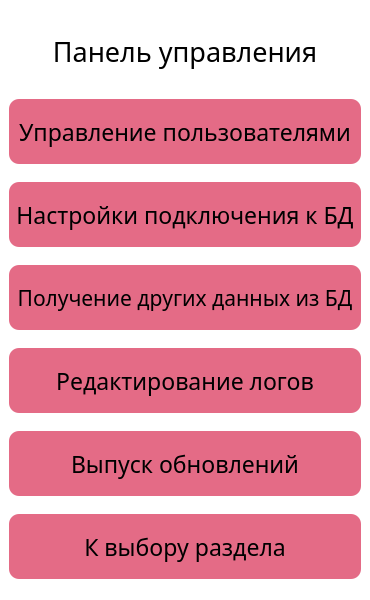
<?xml version="1.0" encoding="UTF-8"?>
<ui version="4.0">
 <class>WindowAuthorization</class>
 <widget class="QMainWindow" name="WindowAuthorization">
  <property name="geometry">
   <rect>
    <x>0</x>
    <y>0</y>
    <width>370</width>
    <height>600</height>
   </rect>
  </property>
  <property name="minimumSize">
   <size>
    <width>370</width>
    <height>600</height>
   </size>
  </property>
  <property name="maximumSize">
   <size>
    <width>370</width>
    <height>600</height>
   </size>
  </property>
  <property name="font">
   <font>
    <family>Trebuchet MS</family>
    <pointsize>14</pointsize>
   </font>
  </property>
  <property name="cursor">
   <cursorShape>ArrowCursor</cursorShape>
  </property>
  <property name="mouseTracking">
   <bool>false</bool>
  </property>
  <property name="tabletTracking">
   <bool>false</bool>
  </property>
  <property name="windowTitle">
   <string>Малина 64</string>
  </property>
  <property name="windowIcon">
   <iconset>
    <normaloff>../images/icon.ico</normaloff>../images/icon.ico</iconset>
  </property>
  <property name="styleSheet">
   <string notr="true">background: #fff</string>
  </property>
  <widget class="QWidget" name="centralwidget">
   <layout class="QVBoxLayout" name="verticalLayout">
    <item>
     <widget class="QLabel" name="label_section">
      <property name="minimumSize">
       <size>
        <width>0</width>
        <height>60</height>
       </size>
      </property>
      <property name="maximumSize">
       <size>
        <width>16777215</width>
        <height>60</height>
       </size>
      </property>
      <property name="font">
       <font>
        <family>Trebuchet MS</family>
        <pointsize>20</pointsize>
       </font>
      </property>
      <property name="text">
       <string>Панель управления</string>
      </property>
      <property name="alignment">
       <set>Qt::AlignCenter</set>
      </property>
     </widget>
    </item>
    <item>
     <widget class="QPushButton" name="btn_control_users">
      <property name="minimumSize">
       <size>
        <width>0</width>
        <height>65</height>
       </size>
      </property>
      <property name="maximumSize">
       <size>
        <width>16777215</width>
        <height>65</height>
       </size>
      </property>
      <property name="font">
       <font>
        <family>Trebuchet MS</family>
        <pointsize>17</pointsize>
        <weight>50</weight>
        <bold>false</bold>
       </font>
      </property>
      <property name="focusPolicy">
       <enum>Qt::StrongFocus</enum>
      </property>
      <property name="styleSheet">
       <string notr="true">QPushButton {
background-color: rgb(228, 107, 134);
border: none;
border-radius: 10px}

QPushButton:hover {
border: 1px solid  rgb(0, 0, 0);
background-color: rgba(228, 107, 134, 0.9)
}

QPushButton:pressed {
border:3px solid  rgb(0, 0, 0);
background-color: rgba(228, 107, 134, 1)
}</string>
      </property>
      <property name="text">
       <string>Управление пользователями</string>
      </property>
      <property name="shortcut">
       <string>Return</string>
      </property>
      <property name="checkable">
       <bool>false</bool>
      </property>
     </widget>
    </item>
    <item>
     <widget class="QPushButton" name="btn_config_DB">
      <property name="minimumSize">
       <size>
        <width>0</width>
        <height>65</height>
       </size>
      </property>
      <property name="maximumSize">
       <size>
        <width>16777215</width>
        <height>65</height>
       </size>
      </property>
      <property name="font">
       <font>
        <family>Trebuchet MS</family>
        <pointsize>17</pointsize>
        <weight>50</weight>
        <bold>false</bold>
       </font>
      </property>
      <property name="focusPolicy">
       <enum>Qt::StrongFocus</enum>
      </property>
      <property name="styleSheet">
       <string notr="true">QPushButton {
background-color: rgb(228, 107, 134);
border: none;
border-radius: 10px}

QPushButton:hover {
border: 1px solid  rgb(0, 0, 0);
background-color: rgba(228, 107, 134, 0.9)
}

QPushButton:pressed {
border:3px solid  rgb(0, 0, 0);
background-color: rgba(228, 107, 134, 1)
}</string>
      </property>
      <property name="text">
       <string>Настройки подключения к БД</string>
      </property>
      <property name="shortcut">
       <string>Return</string>
      </property>
      <property name="checkable">
       <bool>false</bool>
      </property>
     </widget>
    </item>
    <item>
     <widget class="QPushButton" name="btn_SQL_queries">
      <property name="sizePolicy">
       <sizepolicy hsizetype="Minimum" vsizetype="Fixed">
        <horstretch>0</horstretch>
        <verstretch>65</verstretch>
       </sizepolicy>
      </property>
      <property name="minimumSize">
       <size>
        <width>0</width>
        <height>65</height>
       </size>
      </property>
      <property name="font">
       <font>
        <family>Trebuchet MS</family>
        <pointsize>16</pointsize>
        <weight>50</weight>
        <bold>false</bold>
       </font>
      </property>
      <property name="focusPolicy">
       <enum>Qt::StrongFocus</enum>
      </property>
      <property name="styleSheet">
       <string notr="true">QPushButton {
background-color: rgb(228, 107, 134);
border: none;
border-radius: 10px}

QPushButton:hover {
border: 1px solid  rgb(0, 0, 0);
background-color: rgba(228, 107, 134, 0.9)
}

QPushButton:pressed {
border:3px solid  rgb(0, 0, 0);
background-color: rgba(228, 107, 134, 1)
}</string>
      </property>
      <property name="text">
       <string>Получение других данных из БД</string>
      </property>
      <property name="shortcut">
       <string>Return</string>
      </property>
      <property name="checkable">
       <bool>false</bool>
      </property>
     </widget>
    </item>
    <item>
     <widget class="QPushButton" name="btn_logs_editing">
      <property name="minimumSize">
       <size>
        <width>0</width>
        <height>65</height>
       </size>
      </property>
      <property name="maximumSize">
       <size>
        <width>16777215</width>
        <height>65</height>
       </size>
      </property>
      <property name="font">
       <font>
        <family>Trebuchet MS</family>
        <pointsize>17</pointsize>
        <weight>50</weight>
        <bold>false</bold>
       </font>
      </property>
      <property name="focusPolicy">
       <enum>Qt::StrongFocus</enum>
      </property>
      <property name="styleSheet">
       <string notr="true">QPushButton {
background-color: rgb(228, 107, 134);
border: none;
border-radius: 10px}

QPushButton:hover {
border: 1px solid  rgb(0, 0, 0);
background-color: rgba(228, 107, 134, 0.9)
}

QPushButton:pressed {
border:3px solid  rgb(0, 0, 0);
background-color: rgba(228, 107, 134, 1)
}</string>
      </property>
      <property name="text">
       <string>Редактирование логов</string>
      </property>
      <property name="shortcut">
       <string>Return</string>
      </property>
      <property name="checkable">
       <bool>false</bool>
      </property>
     </widget>
    </item>
    <item>
     <widget class="QPushButton" name="btn_release_updates">
      <property name="minimumSize">
       <size>
        <width>0</width>
        <height>65</height>
       </size>
      </property>
      <property name="maximumSize">
       <size>
        <width>16777215</width>
        <height>65</height>
       </size>
      </property>
      <property name="font">
       <font>
        <family>Trebuchet MS</family>
        <pointsize>17</pointsize>
        <weight>50</weight>
        <bold>false</bold>
       </font>
      </property>
      <property name="focusPolicy">
       <enum>Qt::StrongFocus</enum>
      </property>
      <property name="styleSheet">
       <string notr="true">QPushButton {
background-color: rgb(228, 107, 134);
border: none;
border-radius: 10px}

QPushButton:hover {
border: 1px solid  rgb(0, 0, 0);
background-color: rgba(228, 107, 134, 0.9)
}

QPushButton:pressed {
border:3px solid  rgb(0, 0, 0);
background-color: rgba(228, 107, 134, 1)
}</string>
      </property>
      <property name="text">
       <string>Выпуск обновлений</string>
      </property>
      <property name="shortcut">
       <string>Return</string>
      </property>
      <property name="checkable">
       <bool>false</bool>
      </property>
     </widget>
    </item>
    <item>
     <widget class="QPushButton" name="btn_back">
      <property name="minimumSize">
       <size>
        <width>0</width>
        <height>65</height>
       </size>
      </property>
      <property name="maximumSize">
       <size>
        <width>16777215</width>
        <height>65</height>
       </size>
      </property>
      <property name="font">
       <font>
        <family>Trebuchet MS</family>
        <pointsize>17</pointsize>
        <weight>50</weight>
        <bold>false</bold>
       </font>
      </property>
      <property name="focusPolicy">
       <enum>Qt::StrongFocus</enum>
      </property>
      <property name="styleSheet">
       <string notr="true">QPushButton {
background-color: rgb(228, 107, 134);
border: none;
border-radius: 10px}

QPushButton:hover {
border: 1px solid  rgb(0, 0, 0);
background-color: rgba(228, 107, 134, 0.9)
}

QPushButton:pressed {
border:3px solid  rgb(0, 0, 0);
background-color: rgba(228, 107, 134, 1)
}</string>
      </property>
      <property name="text">
       <string>К выбору раздела</string>
      </property>
      <property name="shortcut">
       <string>Return</string>
      </property>
      <property name="checkable">
       <bool>false</bool>
      </property>
     </widget>
    </item>
   </layout>
  </widget>
 </widget>
 <resources/>
 <connections/>
</ui>
